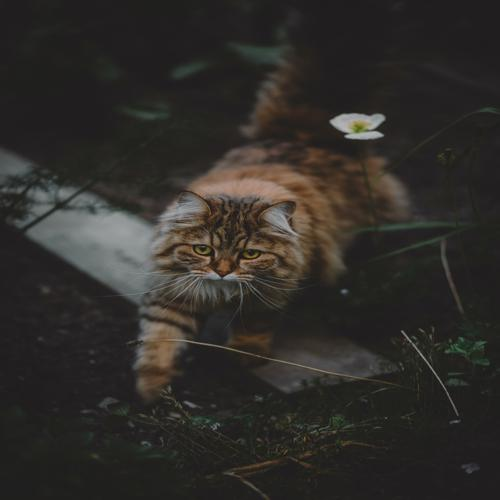
#> input picture server/classifier/Images/cats/cat_108.jpg, 500 x 500 px; its folder holds only this picture in this run
$ python feature_extractor.py
#> lines starting #> are read from the running program, lines starting #| are printed output that depends on the picture
import cv2
from PIL import Image
from collections import Counter
import csv
import os

def showImage(image) :
    cv2.imshow("Image", image)
    cv2.waitKey(0)
    cv2.destroyAllWindows()


# ****************** Features ******************
def getContrast(img):
    grayImg = cv2.cvtColor(img, cv2.COLOR_BGR2GRAY)

    mean = cv2.mean(grayImg)[0]
    std_dev = cv2.meanStdDev(grayImg)[1][0][0]

    contrast = 1
    if std_dev == 0:
        if mean == 255.0:
            contrast = 0
    else:
        contrast = std_dev / mean
    return contrast

def getBrightness(img):
    grayImg = cv2.cvtColor(img, cv2.COLOR_BGR2GRAY)

    mean = cv2.mean(grayImg)[0]
    brightness = mean / 255.0
    return brightness

def getSaturation(img):
    hsvImg = cv2.cvtColor(img, cv2.COLOR_BGR2HSV)

    h, s, v = cv2.split(hsvImg)
    mean = cv2.mean(s)[0]
    saturation = mean / 255.0
    return saturation

def mostRepeatedColors(img):
    val = list(img.getdata())
    val = Counter(val)
    mc = val.most_common(5)
    cc = [p[0] for p in mc]
    return cc

def getHue(img):
    hsvImg = cv2.cvtColor(img, cv2.COLOR_BGR2HSV)

    h, s, v = cv2.split(hsvImg)
    mean = cv2.mean(h)[0]
    return mean / 255.0


# ****************** Main ******************
def main():
    directories = ['Images/cats', 'Images/ducks', 'Images/pandas']
    e = open('features.csv', 'w')
    writer = csv.writer(e)
    writer.writerow(['      ', 'Contrast', 'Brightness', 'Saturation', 'Hue', 'Repeated Colors'])
    for directory in directories:
        for filename in sorted(os.listdir(directory), key=len):
            print(filename)
            f = os.path.join(directory, filename)
            if os.path.isfile(f):
                image = cv2.imread(f)
#> image is the input picture: shape (500, 500, 3); mean B, G, R 41.6, 45, 47.6
                writer.writerow(['{}'.format(f.split(".")[0]), getContrast(image), getBrightness(image), getSaturation(image), getHue(image),mostRepeatedColors(Image.open(f))])
#> in getContrast, `grayImg = cv2.cvtColor(img, cv2.COLOR_BGR2GRAY)`:
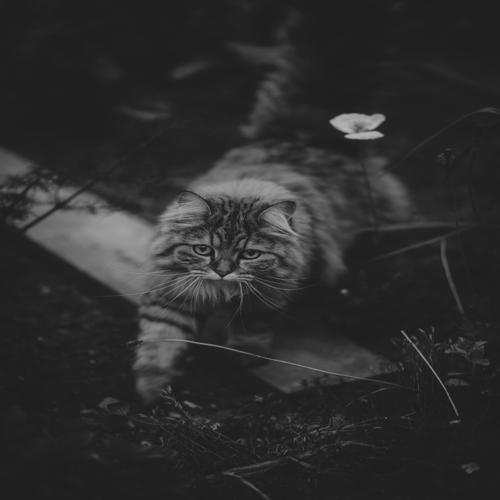
#> grayImg: shape (500, 500); min 10, max 185, mean 45.5
#> in getContrast, `mean = cv2.mean(grayImg)[0]`: mean = 45.51
#> in getContrast, `std_dev = cv2.meanStdDev(grayImg)[1][0][0]`: std_dev = 25.19
#> in getContrast, `contrast = std_dev / mean`: contrast = 0.554
#> in getBrightness, `mean = cv2.mean(grayImg)[0]`: mean = 45.51
#> in getBrightness, `brightness = mean / 255.0`: brightness = 0.178
#> in getSaturation, `hsvImg = cv2.cvtColor(img, cv2.COLOR_BGR2HSV)`: hsvImg: shape (500, 500, 3); mean H, S, V 70.4, 32.9, 48.3
#> in getSaturation, `h, s, v = cv2.split(hsvImg)`:
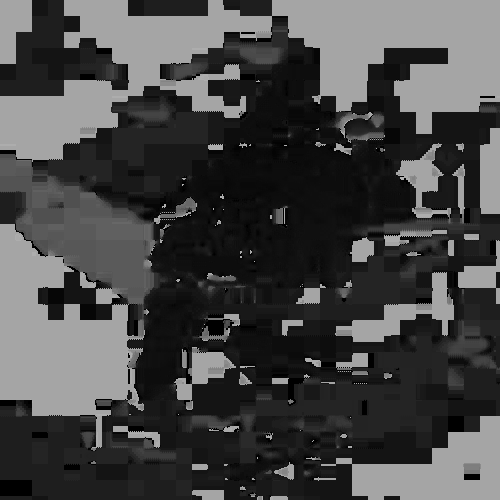
#> h: shape (500, 500); min 0, max 179, mean 70.4
#> in getSaturation, `h, s, v = cv2.split(hsvImg)`:
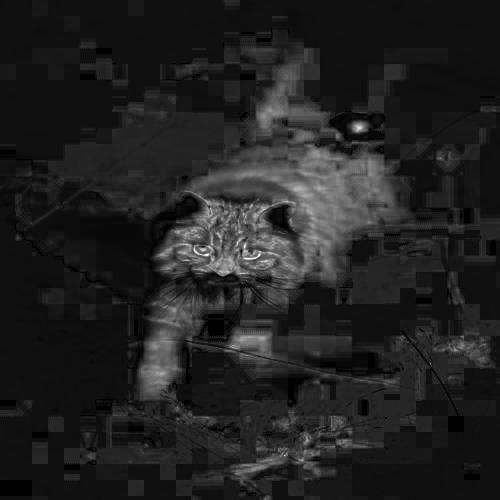
#> s: shape (500, 500); min 0, max 255, mean 32.9
#> in getSaturation, `mean = cv2.mean(s)[0]`: mean = 32.9
#> in getSaturation, `saturation = mean / 255.0`: saturation = 0.129
#> in getHue, `mean = cv2.mean(h)[0]`: mean = 70.4
#> in mostRepeatedColors, `val = list(img.getdata())`: val = 250000 items
#> in mostRepeatedColors, `val = Counter(val)`: val = 16694 items
#> in mostRepeatedColors, `mc = val.most_common(5)`: mc = [((32, 30, 31), 22896), ((33, 31, 32), 17093), ((34, 32, 33), 11363), ((35, 33, 34), 7990), ((31, 31, 29), 6546)]
#> in mostRepeatedColors, `cc = [p[0] for p in mc]`: cc = [(32, 30, 31), (33, 31, 32), (34, 32, 33), (35, 33, 34), (31, 31, 29)]

if __name__ == "__main__":
#> (the run stopped early here; a loop or call above may not have finished)
